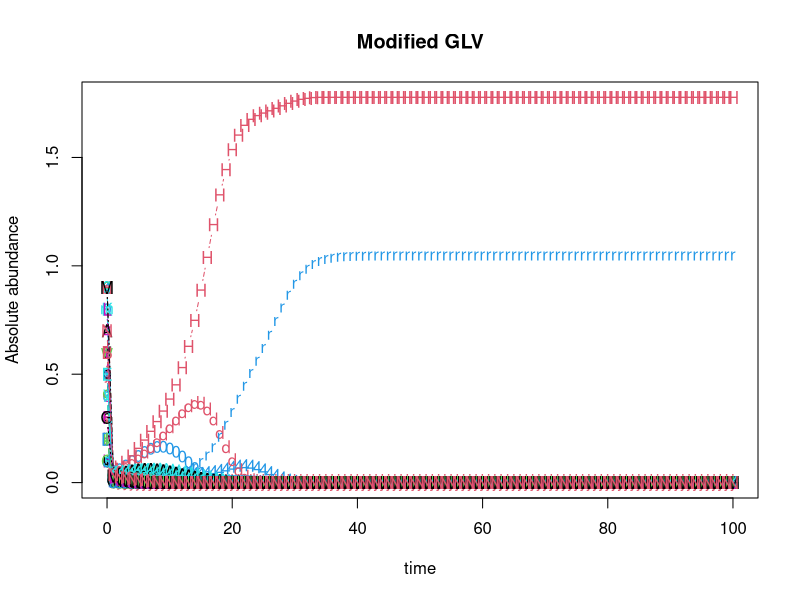
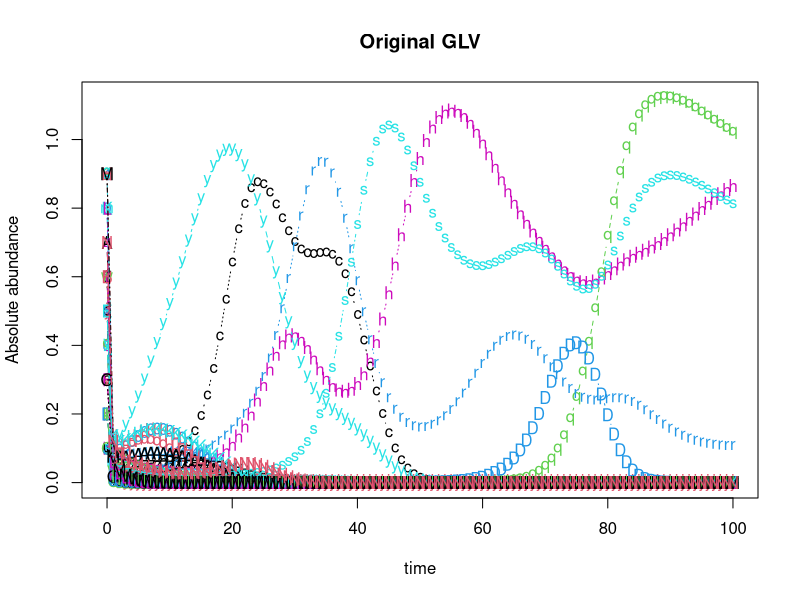

Reproduce these figures in R, in order. (Note: this script raises an error after producing the figures.)
library(deSolve)

#Define GLV with varying coefficient
glv <- function(t, x, params){
  with(as.list(params, c(x)),{
    dx <- alpha*x + x*(c0%*%x)+x*t(t(x)%*%(do.call(cbind, lapply(l, FUN=function(ma) ma%*%x))))
    list(dx)
  })
}
#glv1 as original GLV
#c0 is beta
glv1 <- function(t, x, params){
  with(as.list(params, c(x)),{
    dx <- alpha*x + x*(c0%*%x)
    list(dx)
  })
}


#Define integration method
n.integrate <- function(time, init.x, model, params){
  as.data.frame(lsoda(init.x, time, model, params))
}


#Define community size
N <- 50

#Define species intrinsic growth rate
alpha <- runif(N)

#Define the constant in species-species interation coefficient
c0 <- matrix(runif(N*N, min = -1, max = 0),nrow = N)
#Set species self interation to -0.5
for (i in 1:N) {
  for (j in 1:N) {
    if (i == j) {
      c0[i,j] <-  -0.5
    }
  }
}

#Define coefficient of linear term in species-species interation coefficient
ck <- runif(N*N, min = -1, max = 0.2)
ck <- matrix(ck, nrow = N)
l <- list()
for (i in 1:N) {
  #For i-th matrix, i-th row is 0
  temp <- ck
  temp[i,] <- 0
  
  #In i-th matrix, elements are 0 if k (column) == either j (row) or i (matrix order)
  for (j in 1:N) {
    for (k in 1:N) {
      if (k==j | k == i) {
        temp[j,k] <- 0
      }
    }
  }
  
  #Control the prevalence of thrid party effects
  #for (element in 1:length(temp)) {
  #  dice <- runif(1)
  #  if (dice > 0.8) {
  #    temp[element] <- 0
  #  }
  #}
  l[[i]] <- temp
}


#Define initial abundance between 0.1 and 1, to 1 decimal place
init.x <- floor(runif(N, min = 1, max = 10))/10

#Solve the ode
dat <- n.integrate(0:100, init.x, glv, list(alpha=alpha, c0=c0, l=l))
dat1 <- n.integrate(0:100, init.x, glv1, list(alpha=alpha, c0=c0))
#Plot

matplot(x=dat$time, y=dat[,-1], typ='b', xlab='time', ylab='Absolute abundance', main='Modified GLV')
matplot(x=dat1$time, y=dat1[,-1], typ='b', xlab='time', ylab='Absolute abundance', main='Original GLV')



###############################################################################
#Generate 2^N communities where species in each community (max possible N) are present or absent
###############################################################################

#Generate boolean mask of 2^N x N matrix
repeatBinaryNTimes <- rep(list(c(0,1)),N)
mask <- expand.grid(repeatBinaryNTimes)

#Loop through 2^N to apply each row in mask to initial abundance, solve ode, and retrieve final abundance
SSMatrix <- as.data.frame(matrix(nrow = 2^N, ncol = N))
colnm <- c(1:N)
colnames(SSMatrix) <- colnm
for (i in 1:2^N) {
  init <- init.x*mask[i,]
  init <- as.numeric(init)
  dat <- n.integrate(0:10, init, glv, list(alpha=alpha, c0=c0, l=l))
  SSMatrix[i,] <- dat[nrow(dat),2:(N+1)]
}
